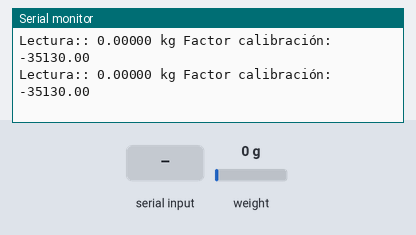
Bench run of a program on a simulated ESP32. Shown: the last lines printed to the serial monitor. The inputs (shaded band) are chosen by the test bench; at power-on: weight on the scale 0 g.

Above: at 5.2 s.
5.3 s: weight on the scale set to 100 g
At 5.32 s:
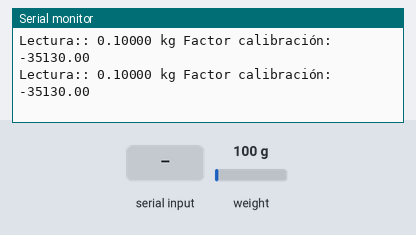
8.3 s: "+" received over Serial
At 8.34 s:
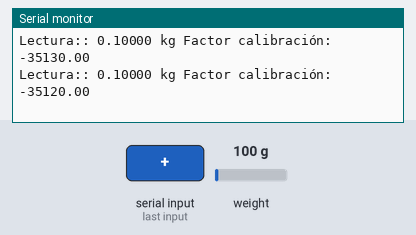
9.8 s: weight on the scale set to 1250 g
At 9.85 s:
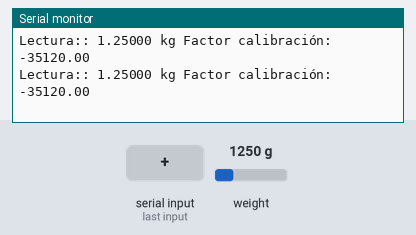
11.3 s: "-" received over Serial
At 11.36 s:
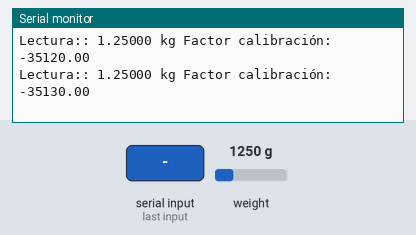
Timing chart, 0 to 13.8 s (numbered marks = the images above; inputs shaded):
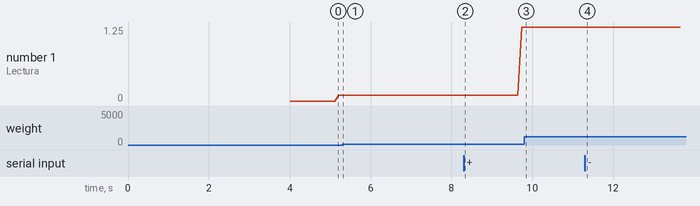

Measured:
- after the input at 5.3 s, the serial monitor: prints a new line at once (image 1)
- after the input at 8.3 s, the serial monitor: prints a new line at once (image 2)
- after the input at 9.8 s, the serial monitor: prints a new line at once (image 3)
- after the input at 11.3 s, the serial monitor: prints a new line after 0.05 s (image 4)
- plotted number 1: 0.1 → 1.25 after the input at 8.3 s

The program:

main.cpp
```cpp
#include "Arduino.h"
#include "HX711.h"

#define LOADCELL_DOUT_PIN  23
#define LOADCELL_SCK_PIN  19

HX711 scale;

float calibration_factor = -35130;

void setup() {
  Serial.begin(115200);
  Serial.println("Inicio calibración, retire cualquier peso del dispositivo");
  Serial.println("Una vez iniciadas las lecturas, coloque un peso conocido en el dispositivo");
  Serial.println("Presione + y - para ajustar el factor de calibración");
  delay(3000);
  scale.begin(LOADCELL_DOUT_PIN, LOADCELL_SCK_PIN);
  scale.set_scale();
  scale.tare();

}

void loop() {

  scale.set_scale(calibration_factor);

  Serial.print("Lectura:: ");
  Serial.print(scale.get_units(), 5);
  Serial.print(" kg");
  Serial.print(" Factor calibración: ");
  Serial.println(calibration_factor);
  if(Serial.available())
  {
    char temp = Serial.read();
    if(temp == '+')
      calibration_factor += 10;
    else if(temp == '-')
      calibration_factor -= 10;
  }
}
```
